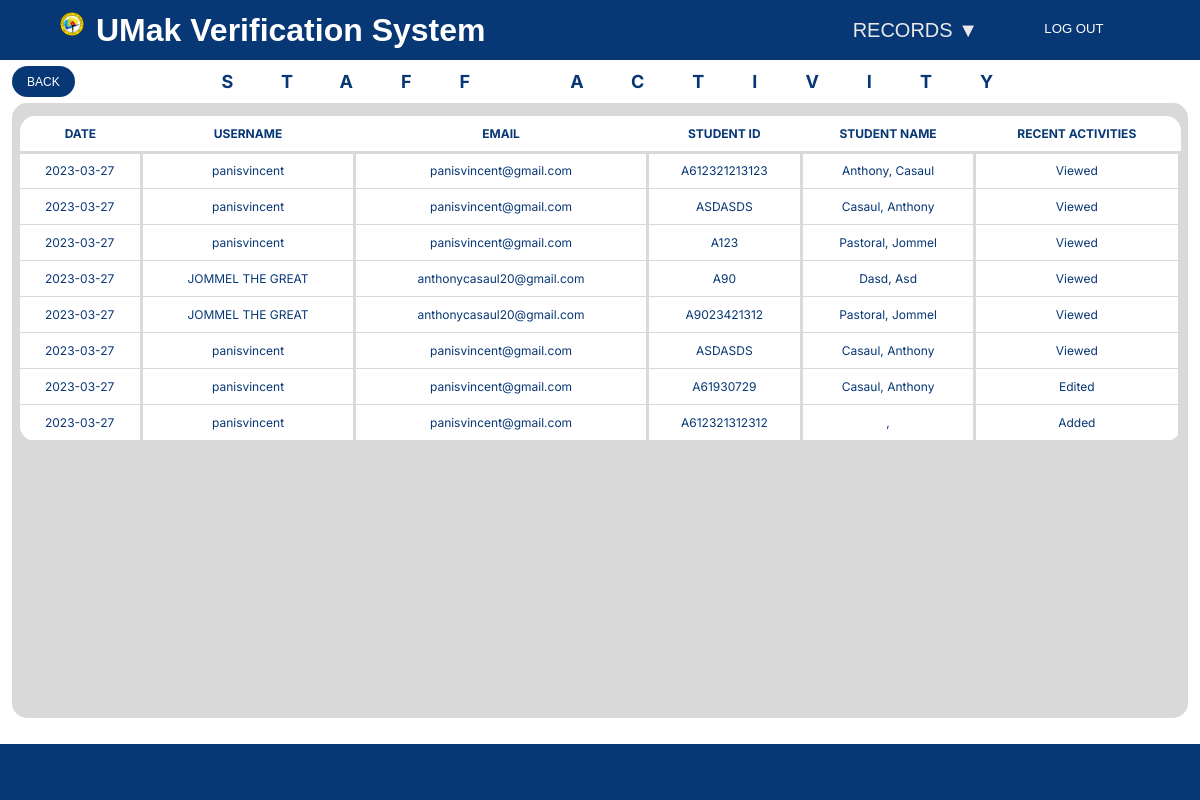
The page /staffactivity.php on the database as committed earlier.
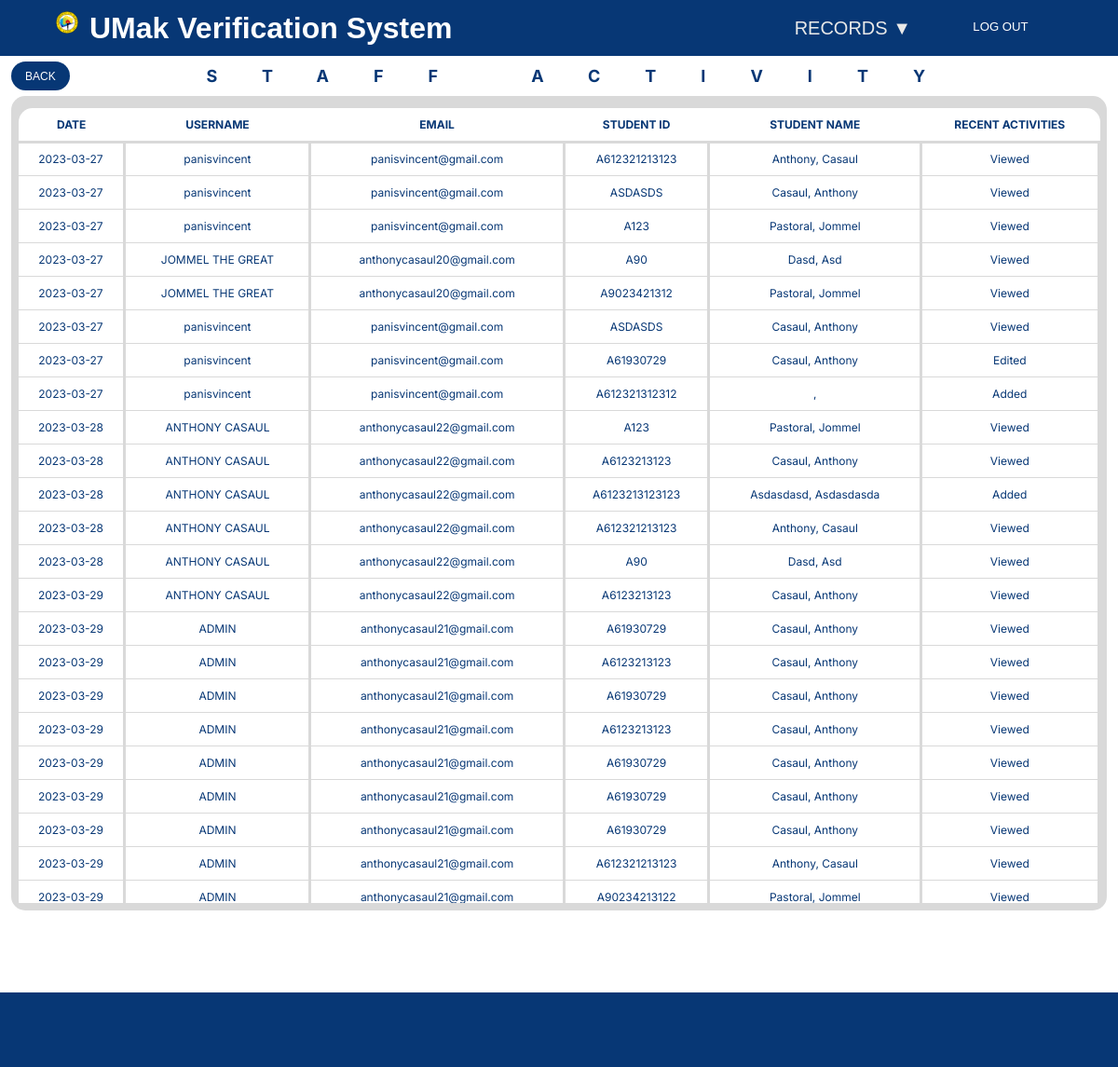
The same page on the database as committed later.
### tables this page shows
CREATE TABLE `activity_history` (
  `id` int(250) NOT NULL,
  `activity_date` date NOT NULL,
  `staff_username` varchar(250) NOT NULL,
  `staff_email` varchar(250) NOT NULL,
  `student_id` varchar(20) NOT NULL,
  `student_lname` varchar(250) NOT NULL,
  `student_fname` varchar(250) NOT NULL,
  `recent_activity` varchar(250) NOT NULL
);

### staffactivity.php (the view, shortened to what this page needs)
<?php
include 'condb.php';
$select = mysqli_query($conn, "SELECT * FROM `activity_history`") or die('query failed');
?>
<!DOCTYPE html>
<html lang="en">
<head>
<link rel="stylesheet" href="staffactivity.css">
<body>
  <div class="menu-bar">
      <div class="logoText">
        <img src="img/UMakLogo.png" alt="" class="umakLogo">
        <h1 class="logo">UMak Verification System</span></h1>
      </div>
      <ul>
        <li>
          <a href="records.php">RECORDS ▼</a>
        </li>
        <li>
          <form action="index.php" method="post">
            <button type="submit" name="logout" class="logout">LOG OUT</button>
          </form>
        </li>
      </ul>
    </div>
      <div class="container1">
        <button class="back" onclick="window.location.href='admin_staff.php';"> BACK</button>
        <div class="staffactivitytext"><h2>STAFF ACTIVITY</h2> </div>
    </div>
      <div class="container2">
        <div class="staffactivitytable">
            <table class="table1">
              <tbody>
                <tr>
                    <th>DATE</th>
                    <th>USERNAME</th>
                    <th>EMAIL</th>
                    <th>STUDENT ID</th>
                    <th>STUDENT NAME</th>
                    <th>RECENT ACTIVITIES</th>
                </tr>
              </tbody>
               <?php
if(mysqli_num_rows($select) > 0){
			while($row = mysqli_fetch_assoc($select)){
                $date = $row['activity_date'];
                $username = $row['staff_username'];
                $email = $row['staff_email'];
                $studentid = strtoupper($row['student_id']);
                $student_lname = $row['student_lname'];
                $student_fname = $row['student_fname'];
                $student_name = ucwords(strtolower($student_lname . ', '.$student_fname));
                $activity = $row['recent_activity'];
                echo '
              <tbody>
              <tr>
              <td>'.$date.'</td>
              <td>'.$username.'</td>
              <td>'.$email.'</td>
              <td>'.$studentid.'</td>
              <td>'.$student_name.'</td>
              <td>'.$activity.'ed</td>
              </tr>
              </tbody>';
      }
}
else{
            echo "<div class='no_data'>No Data Found</div>";
        }
?>
            </table>
        </div>
      </div>
      <footer></footer>
</body>
</html>

### staffactivity.css (style rules this page uses)
:root { --color-primary: #0073ff; --color-white: #e9e9e9; --color-black: #141d28; --color-black-1: #212b38; }
* { margin: 0; padding: 0; box-sizing: border-box; }
body { font-family: sans-serif; }
h1 { color: white; }
.logoText { display: flex; }
.umakLogo { height: 2vw; margin-right: 1vw; }
.menu-bar { background-color: #073775; height: 60px; width: 100%; display: flex; justify-content: space-between; align-items: center; padding: 0 5%; position: relative; }
.menu-bar ul { list-style: none; display: flex; }
.menu-bar ul li { padding: 10px 30px; position: relative; }
.menu-bar ul li a { font-size: 20px; color: var(--color-white); text-decoration: none; transition: all 0.3s; }
.menu-bar li .logout { background-color: rgba(0, 0, 0, 0); font-size: 1.1vw; width: 6vw; color: white; border: none; cursor: pointer; }
.container1 { display: flex; margin: 0.5% 1% 0px 1%; justify-content: center; color: #073775; }
.staffactivitytext { padding: 5px; flex-grow: 9; letter-spacing: 4vw; text-align: center; font-family: "Inter", sans-serif; font-size: 1vw; }
.back { background-color: #073775; color: white; padding: 6px 15px; border-radius: 25px; font-size: 1vw; border: none; cursor: pointer; }
.container2 { margin-top: 0.5%; margin-left: 1%; margin-right: 1%; background-color: #d9d9d9; font-family: "Inter"; height: auto; padding: 7.5px; border-radius: 15px; color: #073775; }
.staffactivitytable { overflow-y: auto; height: 75vh; }
table { background-color: white; width: 100%; margin: 0.5% 0px; text-align: center; border-radius: 15px; border-collapse: collapse; font-size: 1vw; }
td { border-right: solid 3px #d9d9d9; height: 3vw; border-bottom: solid 1px #d9d9d9; }
th { height: 3vw; border-bottom: solid 3px #d9d9d9; position: sticky; top: 0; }
td:nth-child(1) { border-left: none; }
footer { position: fixed; bottom: 0; height: 7%; width: 100%; background-color: #073775; }

Rows that differ between the two databases and show on the page:
added activity_history: activity_date "2023-03-28", staff_username "ANTHONY CASAUL", staff_email "anthonycasaul22@gmail.com", student "A123", student_name "Pastoral, Jommel", recent_activity "View"
added activity_history: activity_date "2023-03-28", staff_username "ANTHONY CASAUL", staff_email "anthonycasaul22@gmail.com", student "A6123213123", student_name "Casaul, Anthony", recent_activity "View"
added activity_history: activity_date "2023-03-28", staff_username "ANTHONY CASAUL", staff_email "anthonycasaul22@gmail.com", student "A6123213123123", student_name "Asdasdasd, Asdasdasda", recent_activity "Add"
added activity_history: activity_date "2023-03-28", staff_username "ANTHONY CASAUL", staff_email "anthonycasaul22@gmail.com", student "A612321213123", student_name "Anthony, Casaul", recent_activity "View"
added activity_history: activity_date "2023-03-28", staff_username "ANTHONY CASAUL", staff_email "anthonycasaul22@gmail.com", student "A90", student_name "Dasd, Asd", recent_activity "View"
added activity_history: activity_date "2023-03-29", staff_username "ANTHONY CASAUL", staff_email "anthonycasaul22@gmail.com", student "A6123213123", student_name "Casaul, Anthony", recent_activity "View"
added activity_history: activity_date "2023-03-29", staff_username "ADMIN", staff_email "anthonycasaul21@gmail.com", student "A61930729", student_name "Casaul, Anthony", recent_activity "View"
added activity_history: activity_date "2023-03-29", staff_username "ADMIN", staff_email "anthonycasaul21@gmail.com", student "A6123213123", student_name "Casaul, Anthony", recent_activity "View"
added activity_history: activity_date "2023-03-29", staff_username "ADMIN", staff_email "anthonycasaul21@gmail.com", student "A61930729", student_name "Casaul, Anthony", recent_activity "View"
added activity_history: activity_date "2023-03-29", staff_username "ADMIN", staff_email "anthonycasaul21@gmail.com", student "A6123213123", student_name "Casaul, Anthony", recent_activity "View"
added activity_history: activity_date "2023-03-29", staff_username "ADMIN", staff_email "anthonycasaul21@gmail.com", student "A61930729", student_name "Casaul, Anthony", recent_activity "View"
added activity_history: activity_date "2023-03-29", staff_username "ADMIN", staff_email "anthonycasaul21@gmail.com", student "A61930729", student_name "Casaul, Anthony", recent_activity "View"
added activity_history: activity_date "2023-03-29", staff_username "ADMIN", staff_email "anthonycasaul21@gmail.com", student "A61930729", student_name "Casaul, Anthony", recent_activity "View"
added activity_history: activity_date "2023-03-29", staff_username "ADMIN", staff_email "anthonycasaul21@gmail.com", student "A612321213123", student_name "Anthony, Casaul", recent_activity "View"
added activity_history: activity_date "2023-03-29", staff_username "ADMIN", staff_email "anthonycasaul21@gmail.com", student "A90234213122", student_name "Pastoral, Jommel", recent_activity "View"
